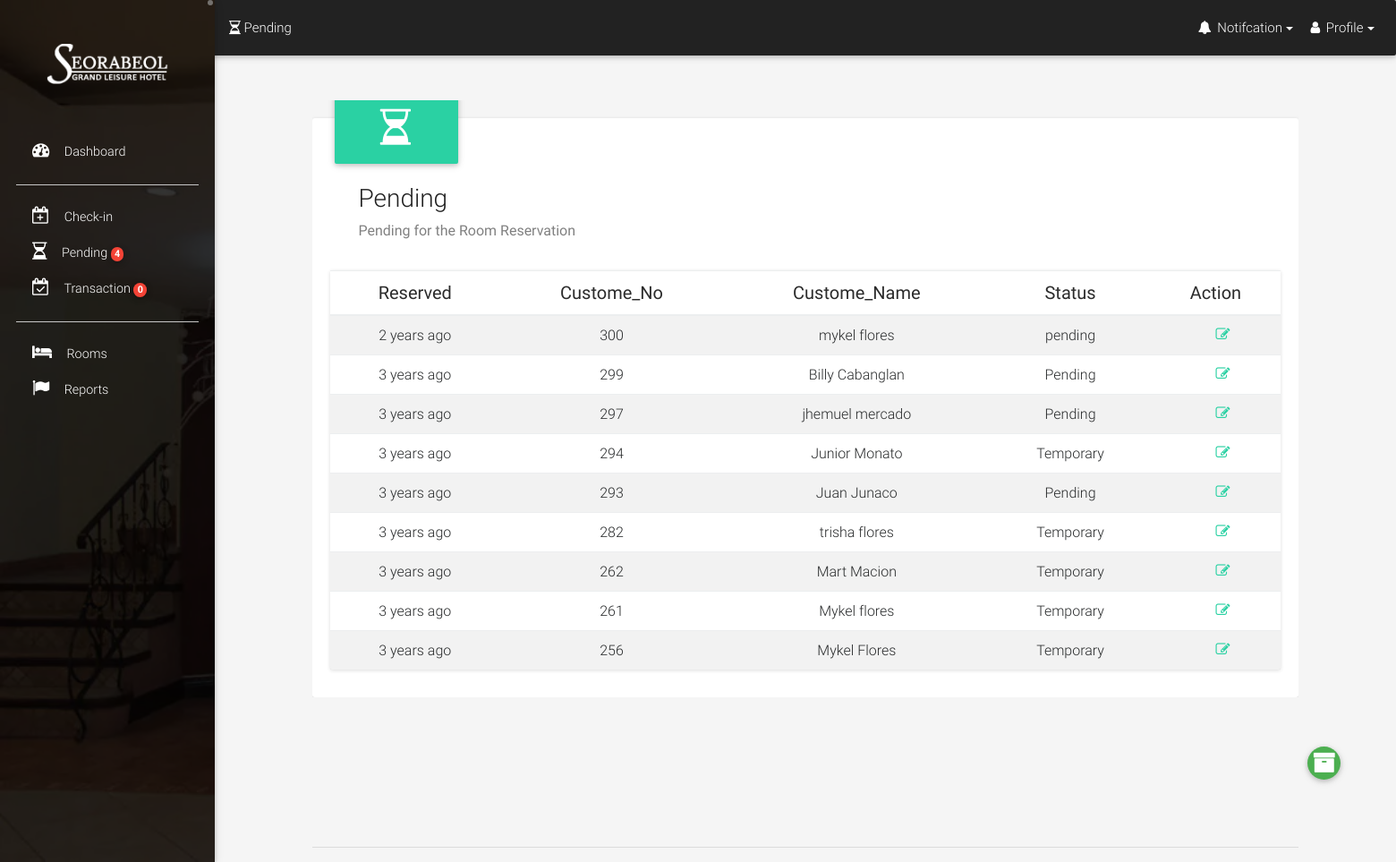
Screenshot of /include/admin/pending.php (signed in) with the database file from the repository.
### tables this page shows
CREATE TABLE `booking` (
  `customer_no` int(11) NOT NULL,
  `fname` varchar(100) NOT NULL,
  `lname` varchar(100) NOT NULL,
  `address` varchar(100) NOT NULL,
  `contact` varchar(100) NOT NULL,
  `landline` varchar(100) NOT NULL,
  `email` varchar(100) NOT NULL,
  `arrival_date` varchar(100) NOT NULL,
  `departure_date` varchar(100) NOT NULL,
  `adult` varchar(100) NOT NULL,
  `child` varchar(100) NOT NULL,
  `status` varchar(100) NOT NULL,
  `total_cost` varchar(100) NOT NULL,
  `sub_total` varchar(100) NOT NULL,
  `balance` varchar(200) NOT NULL,
  `date_ago` varchar(500) NOT NULL,
  `valid_id` varchar(500) NOT NULL,
  `guest` varchar(500) NOT NULL
);

### include/admin/php/long_time_ago.php (called while the page is built, shortened)
<?php
 function facebook_time_ago($timestamp)
 {
      $time_ago = strtotime($timestamp);
      $current_time = time();
      $time_difference = $current_time - $time_ago;
      $seconds = $time_difference;
      $minutes      = round($seconds / 60 );
      $hours           = round($seconds / 3600);
      $days          = round($seconds / 86400);
      $weeks          = round($seconds / 604800);
      $months          = round($seconds / 2629440);
      $years          = round($seconds / 31553280);
      if($seconds <= 60)
      {
     return "Just Now";
   }
      else
      {
     if($years==1)
           {
       return "one year ago";
     }
           else
           {
       return "$years years ago";
     }
   }
 }
 ?>

### include/admin/pending.php (the view, shortened to what this page needs)
<?php
require "../php/connection.php";
require "php/long_time_ago.php";
if(isset($_SESSION['username']))
{
 ?>
<!DOCTYPE html>
<html lang="en">
<head>
    <link rel="stylesheet" href="https://maxcdn.bootstrapcdn.com/font-awesome/4.7.0/css/font-awesome.min.css">
    <link href="../../asset/css/compiled.min.css" rel="stylesheet" type="text/css">
    <link href="admin-style.css" rel="stylesheet" type="text/css">
</head>
<body class="fixed-sn black-skin" style="background-color: whitesmoke">
    <header>
        <ul id="slide-out" class="side-nav fixed sn-bg-1 custom-scrollbar ">
            <li>
                <div class="logo-wrapper waves-effect" >
                    <a href="#"><img src="../../asset/img/hotel/logoreal2.png" class="img-fluid flex-center"></a>
                </div>
            </li>
            <li style="margin-top:10px;">
                <ul class="collapsible collapsible-accordion">
                    <li><a href="dashboard.php" class="waves-effect arrow-r"><i class="fa fa-dashboard"></i> Dashboard</a></li>
                    <hr style="width:85%;background-color:#ddd">
                    <li><a href="checkin.php" class="waves-effect arrow-r"><i class="fa fa-calendar-plus-o"></i> Check-in</a></li>
                    <?php
                     $sql = "SELECT COUNT(customer_no) AS customer_id FROM booking WHERE   status ='pending'";
                     $results = mysqli_query($db,$sql);
                     while ($rows = mysqli_fetch_array($results)) {
                      ?>
                    <li><a href="pending.php" class="waves-effect arrow-r"><i class="fa fa-hourglass-half" aria-hidden="true"></i> Pending <span class="badge red" style="border-radius:10px"><?php echo $rows[0] ?></span></a></li>
                    <?php
                    }
                    ?>
                      <?php
                     $sql1 = "SELECT COUNT(customer_no) AS customer_id FROM booking WHERE  status ='approved'  ";
                     $results1 = mysqli_query($db,$sql1);
                     while ($rows1 = mysqli_fetch_array($results1)) {
                      ?>
                    <li><a href="transaction.php" class="waves-effect"><i class="fa fa-calendar-check-o"></i> Transaction <span class="badge red" style="border-radius:10px"><?php echo $rows1[0] ?></span></a></li>
                    <?php
                    }
                    ?>
                    <hr style="width:85%;background-color:#ddd">
                    <li><a href="rooms.php" class="waves-effect arrow-r"><i class="fa fa-hotel"></i> Rooms</a></li>
                    <li><a href="reports.php" class="waves-effect arrow-r"><i class="fa fa-flag"></i> Reports</a></li>
                </ul>
            </li>
            <div class="sidenav-bg mask-strong"></div>
        </ul>
        </header>
        <nav class="navbar fixed-top navbar-toggleable-md navbar-dark scrolling-navbar double-nav">
                <div class="mr-auto">
                <ol class="header-breadcrumb breadcrumb fp-header-breadcrumb hidden-md-down">
                        <li class="breadcrumb-item"><a href="pending.php" style="font-size: 15px;font-weight: 300"><i class="fa fa-hourglass-half"></i> Pending</a></li>
                 </ol>
            </div>
            <ul class="nav navbar-nav ml-auto flex-row">
              <li class="nav-item dropdown">
<li class="nav-item dropdown">
                   <a class="nav-link dropdown-toggle" data-toggle="dropdown" aria-haspopup="true" aria-expanded="false"><span class="badge red count" style="border-radius: 10px;"></span><i class="fa fa-bell"></i> <span class="hidden-sm-down">Notifcation</span></a>
                            </li>
               <li class="nav-item dropdown">
                   <a class="nav-link dropdown-toggle" href="#" id="navbarDropdownMenuLink" data-toggle="dropdown" aria-haspopup="true" aria-expanded="false"><i class="fa fa-user"></i> Profile</a>
               </li>
            </ul>
        </nav>
<main>
    <div class="container">
        <div class="table-responsive margin-small-top">
          <div class="card-table">
            <div class="card-table-content">
            <div style="position:relative;top:-50px;left: -43%;">
          <button type="button" class="btn btn-tw" style="width: 13%;height: 80px;padding-left: 3%;background-color: #2ad1a3"><i class="fa fa-hourglass-half" aria-hidden="true" style="font-size: 40px"></i></button>
          </div>
          <div class="float-xs-left" style="margin-left:3%;margin-top:-3%;text-align: left">
            <h3>Pending</h3>
            <p style="color:grey">Pending for the Room Reservation</p>
          </div>
              <table class="table table-hover table-pending table-striped" style="margin-top:3%">
                <thead>
                    <tr class="table-header">
                              <th style="color:#2b2b2b;font-weight: 400">Reserved</th>
                              <th style="color:#2b2b2b;font-weight: 400">Custome_No</th>
                              <th style="color:#2b2b2b;font-weight: 400">Custome_Name</th>
                              <th style="color:#2b2b2b;font-weight: 400">Status</th>
                              <th style="color:#2b2b2b;font-weight: 400">Action</th>
                            </tr>
                  </thead>
                  <tbody align="center" id="search_output">
                        <?php
                        require "../php/connection.php";
                         $date_temp = date('m/d/Y');
                        $sql = "SELECT * FROM booking WHERE status ='pending' OR status='Temporary' ORDER BY customer_no DESC";
                        $results = mysqli_query($db,$sql);
                        if(mysqli_num_rows($results) > 0){
                        while($rows = mysqli_fetch_array ($results)){
                          if($rows[15] < $date_temp)
                          {
                          }
                          elseif($rows[15] > $date_temp)
                          {
                        ?>
                        <tr>
                          <td style="font-weight: 300"><?php echo facebook_time_ago($rows[15]);?></td>
                          <td style="font-weight: 300"><?php echo $rows[0];?></td>
                          <td style="font-weight: 300"><?php echo $rows[1];?> <?php echo $rows[2]; ?></td>
                          <td style="font-weight: 300"><?php echo $rows[11]; ?></td>
                          <td><a href="php/check_pending.php?id=<?php echo $rows[0]; ?>"><i class="fa fa-pencil-square-o" aria-hidden="true" style="color:#2ad1a3;"></i></a></td>
                        </tr>
                        <?php
                      }
                        }
                        }
                        else
                        {
                        echo "<td colspan='6'>No Pending</td>";
                        }
                        ?>
                  </tbody>
                </table>
              </div>
            </div>
          </div>
<div class="" style="position:relative;top: 45px; left: 100%;" >
    <a class="btn-floating btn-lg green" href="#" type="button" data-toggle="modal" data-target="#basicExample">
       <i class="fa fa-archive" aria-hidden="true"></i>
    </a>
</div>
          <hr style="margin-top: 10%">
    </div>
    </main>
</body>
</html>
<?php
}
else
{
  header("location:login.php");
}
?>

### include/admin/admin-style.css (style rules this page uses)
.card-table { text-align: center; display: inline-block; position: relative; width: 100%; margin-top:20px ; box-shadow: 0 1px 4px 0 rgba(0, 0, 0, 0.14); border-radius: 3px; color: rgba(0,0,0, 0.87); background: #fff; }
.card-table-content { padding: 15px 20px; }
.table-pending { margin-top: -30px; box-shadow: 0 1px 4px 0 rgba(0, 0, 0, 0.14); border-radius: 2px; }
.table-header th { text-align: center; font-size: 20px; color: dodgerblue; font-weight: 400; }

### include/admin/pending.php (style rules this page uses)
.sn-bg-1 { background: url(../../asset/img/hotel/frontdesk.jpg) no-repeat; background-size: cover; }

### rows the page displays
booking: date_ago "2 years ago", customer_no "300", fname "mykel", lname "flores", status "pending"
booking: date_ago "3 years ago", customer_no "299", fname "Billy", lname "Cabanglan", status "Pending"
booking: date_ago "3 years ago", customer_no "297", fname "jhemuel", lname "mercado", status "Pending"
booking: date_ago "3 years ago", customer_no "294", fname "Junior", lname "Monato", status "Temporary"
booking: date_ago "3 years ago", customer_no "293", fname "Juan", lname "Junaco", status "Pending"
booking: date_ago "3 years ago", customer_no "282", fname "trisha", lname "flores", status "Temporary"
booking: date_ago "3 years ago", customer_no "262", fname "Mart", lname "Macion", status "Temporary"
booking: date_ago "3 years ago", customer_no "261", fname "Mykel", lname "flores", status "Temporary"
booking: date_ago "3 years ago", customer_no "256", fname "Mykel", lname "Flores", status "Temporary"

### other values shown
$rows[0] "4"
$rows1[0] "0"
